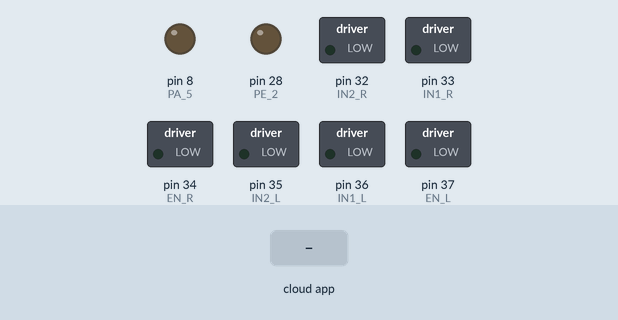
Bench run of a sketch on a simulated Arduino Mega 2560, built with avr-gcc and run on an emulated ATmega2560. Parts: switched loads named in the sketch (green lamp = pin HIGH), output pins drawn as LEDs (lit = HIGH). Inputs (shaded band) come from the test bench. The ROS host is connected and sends only what is stated.

Above: at 1.2 s.
1.3 s: the phone or cloud app sets linear.x to -100
At 2.4 s:
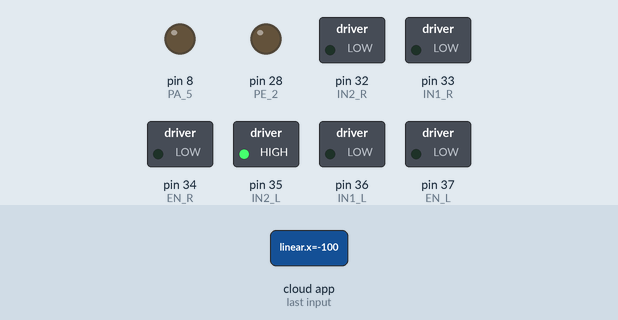
2.8 s: the phone or cloud app sets linear.x to 100
At 3.5 s:
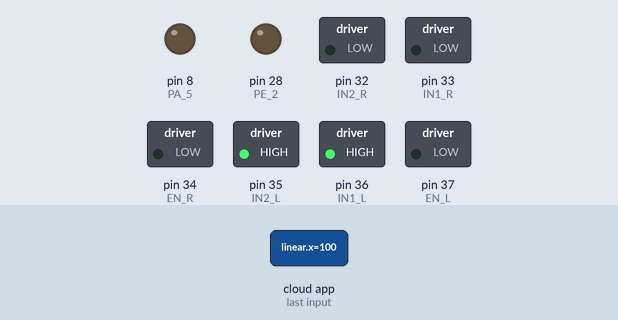
4.3 s: the phone or cloud app sets linear.x to 0
At 4.6 s:
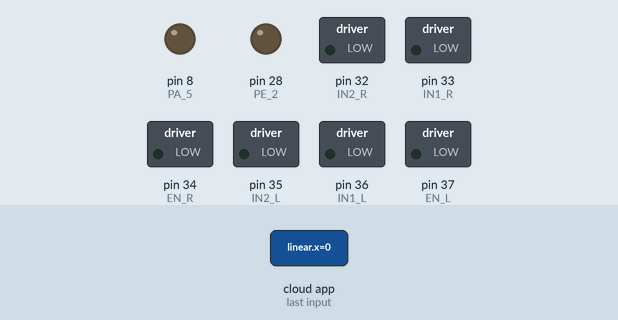
5.8 s: the phone or cloud app sets angular.z to -100
At 7.0 s:
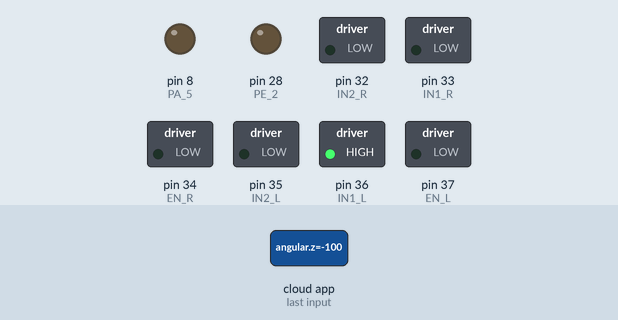
7.3 s: the phone or cloud app sets angular.z to 0
At 8.1 s:
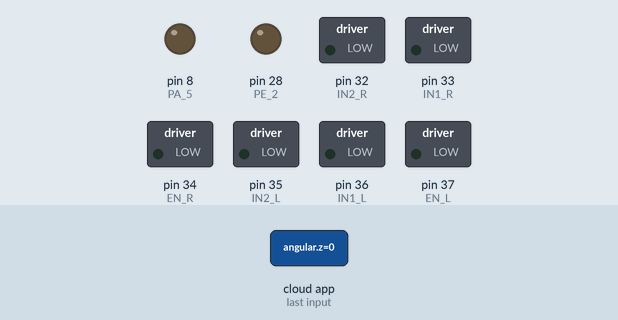
Timing chart, 0 to 9.8 s (numbered marks = the images above; inputs shaded):
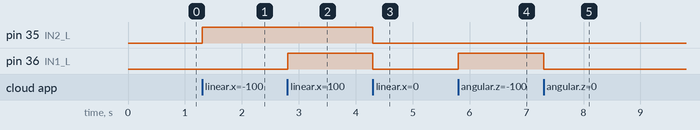

Measured:
- after the input at 1.3 s, pin 35 (IN2_L): LOW → HIGH at once
- after the input at 2.8 s, pin 36 (IN1_L): LOW → HIGH at once
- after the input at 4.3 s, pin 35 (IN2_L), pin 36 (IN1_L): HIGH → LOW at once
- after the input at 5.8 s, pin 36 (IN1_L): LOW → HIGH at once
- after the input at 7.3 s, pin 36 (IN1_L): HIGH → LOW at once

The sketch:

teleop_reader.ino
```cpp
#include <ros.h>
#include <std_msgs/String.h>
#include <geometry_msgs/Twist.h>

#define EN_L 37                   //break       PE_4
#define IN1_L 36                //motor1 dir   PB_0
#define IN2_L 35               //motor1 pwm    PD_0

#define EN_R 34                //break         PD_2
#define IN1_R 33              //motor2 dir      PB_1
#define IN2_R 32             //motor2 pwm     PD_1

double wheel_r=0;
double wheel_l=0;
double wheel_radius=0.05;
double wheel_sep=0.50;
double ang_speed=0;
double lin_speed=0;

int lowSpeed = 200;
int highSpeed = 50;

ros::NodeHandle nh;

void Motors_init();

void cmdVelCb( const geometry_msgs::Twist& twist){                      //callback function
 ang_speed=twist.angular.z;
 lin_speed=twist.linear.x;
 wheel_r = (lin_speed/wheel_radius)+((ang_speed*wheel_sep)/(2.0*wheel_radius));
 wheel_l = (lin_speed/wheel_radius)-((ang_speed*wheel_sep)/(2.0*wheel_radius));
 Motors_init();

}


ros::Subscriber<geometry_msgs::Twist> sub("cmd_vel", &cmdVelCb );
//char hello[30] = "subscribed to teleop";

void MotorL(int Pulse_Width1);
//void MotorR(int Pulse_Width2);
//std_msgs::String str_msg;

void setup()
{ pinMode(EN_L, OUTPUT);
 pinMode(EN_R, OUTPUT);
 pinMode(IN1_L, OUTPUT);
 pinMode(IN2_L, OUTPUT);
 pinMode(IN1_R, OUTPUT);
 pinMode(IN2_R, OUTPUT);
  nh.getHardware()-> setBaud(115200);

 pinMode(28, OUTPUT);           //PE_2
 pinMode(8, OUTPUT);            //PA_5
  //Motors_init();
  nh.initNode();
  nh.subscribe(sub);
}

void loop()
{ // digitalWrite(28,HIGH);
   //digitalWrite(8, HIGH);
//    str_msg.data = hello;
    MotorL(wheel_l*10);
//    MotorR(wheel_r*10);
    nh.spinOnce();
//    str_msg.data = hello;
    delay(1);
}


void Motors_init(){                 //defining pins and setting all motors to halt state

 digitalWrite(EN_L,  LOW);
 digitalWrite(EN_R,  LOW);
 digitalWrite(IN1_L, LOW);
 digitalWrite(IN2_L, LOW);
 digitalWrite(IN1_R, LOW);
 digitalWrite(IN2_R, LOW);
}

void MotorL(int Pulse_Width1){              //motor1 clockwise
 if (Pulse_Width1 > 0){
  //int Pulse_Width1 = constrain(Pulse_Width1,0,255);

    // analogWrite(EN_L, Pulse_Width1);

     digitalWrite(IN1_L, HIGH);      //dir

     analogWrite(IN2_L, Pulse_Width1);              //pwm pin

 }

 if (Pulse_Width1 < 0){                      //motor1 anti

     Pulse_Width1=abs(Pulse_Width1);
   // int Pulse_Width1 = constrain(Pulse_Width1,0,255);

     //analogWrite(EN_L, Pulse_Width1);

     digitalWrite(IN1_L, LOW);

     analogWrite(IN2_L, Pulse_Width1);

 }

 if (Pulse_Width1 == 0){                        //motor1 stop
   //int Pulse_Width1 = constrain(Pulse_Width1,0,255);

     //analogWrite(EN_L, Pulse_Width1);

     //digitalWrite(IN1_L, LOW);

  //   digitalWrite(EN_L,HIGH);                   //breaking pin

 }

}
```
